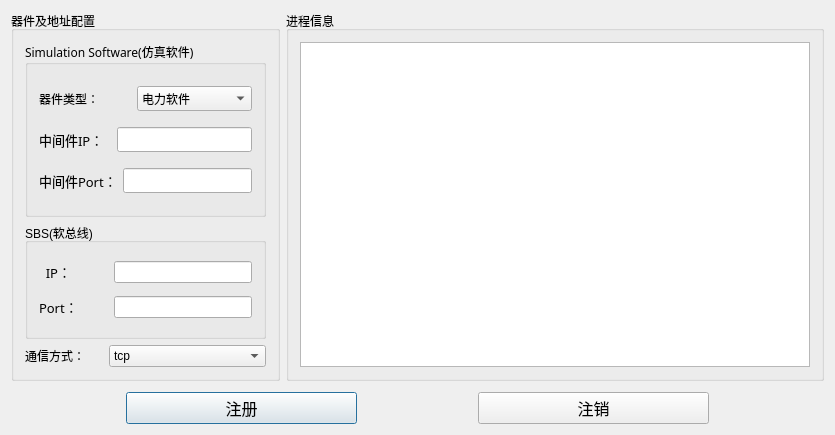
<?xml version="1.0" encoding="UTF-8"?>
<ui version="4.0">
 <class>MidSoftUI</class>
 <widget class="QDialog" name="MidSoftUI">
  <property name="geometry">
   <rect>
    <x>0</x>
    <y>0</y>
    <width>835</width>
    <height>435</height>
   </rect>
  </property>
  <property name="windowTitle">
   <string>MidSoftUI</string>
  </property>
  <property name="windowIcon">
   <iconset resource="minsoft.qrc">
    <normaloff>:/power_32.png</normaloff>:/power_32.png</iconset>
  </property>
  <layout class="QVBoxLayout" name="verticalLayout_4">
   <item>
    <layout class="QHBoxLayout" name="horizontalLayout_9" stretch="1,2">
     <item>
      <widget class="QGroupBox" name="groupBox_3">
       <property name="title">
        <string>器件及地址配置</string>
       </property>
       <layout class="QVBoxLayout" name="verticalLayout_2" stretch="3,2,1">
        <item>
         <widget class="QGroupBox" name="groupBox_2">
          <property name="font">
           <font>
            <family>宋体</family>
           </font>
          </property>
          <property name="title">
           <string>Simulation Software(仿真软件)</string>
          </property>
          <layout class="QVBoxLayout" name="verticalLayout">
           <item>
            <layout class="QHBoxLayout" name="horizontalLayout" stretch="1,2">
             <item>
              <widget class="QLabel" name="label_8">
               <property name="font">
                <font>
                 <family>Agency FB</family>
                 <pointsize>9</pointsize>
                 <weight>50</weight>
                 <bold>false</bold>
                </font>
               </property>
               <property name="text">
                <string>器件类型：          </string>
               </property>
              </widget>
             </item>
             <item>
              <widget class="QComboBox" name="comboBox_2">
               <item>
                <property name="text">
                 <string>电力软件</string>
                </property>
               </item>
               <item>
                <property name="text">
                 <string>通信软件</string>
                </property>
               </item>
               <item>
                <property name="text">
                 <string>电力应用</string>
                </property>
               </item>
              </widget>
             </item>
            </layout>
           </item>
           <item>
            <layout class="QHBoxLayout" name="horizontalLayout_3" stretch="1,2">
             <item>
              <widget class="QLabel" name="label_4">
               <property name="font">
                <font>
                 <family>宋体</family>
                 <pointsize>10</pointsize>
                 <weight>50</weight>
                 <bold>false</bold>
                </font>
               </property>
               <property name="text">
                <string>中间件IP：  </string>
               </property>
              </widget>
             </item>
             <item>
              <widget class="QLineEdit" name="lineEdit_3"/>
             </item>
            </layout>
           </item>
           <item>
            <layout class="QHBoxLayout" name="horizontalLayout_4" stretch="1,2">
             <item>
              <widget class="QLabel" name="label_5">
               <property name="font">
                <font>
                 <family>宋体</family>
                 <pointsize>10</pointsize>
                 <weight>50</weight>
                 <bold>false</bold>
                </font>
               </property>
               <property name="text">
                <string>中间件Port：</string>
               </property>
              </widget>
             </item>
             <item>
              <widget class="QLineEdit" name="lineEdit_4"/>
             </item>
            </layout>
           </item>
          </layout>
         </widget>
        </item>
        <item>
         <widget class="QGroupBox" name="groupBox">
          <property name="title">
           <string>SBS(软总线)</string>
          </property>
          <layout class="QVBoxLayout" name="verticalLayout_3">
           <item>
            <layout class="QHBoxLayout" name="horizontalLayout_5" stretch="1,2">
             <item>
              <widget class="QLabel" name="label_2">
               <property name="font">
                <font>
                 <family>宋体</family>
                 <pointsize>10</pointsize>
                 <weight>50</weight>
                 <bold>false</bold>
                </font>
               </property>
               <property name="text">
                <string>  IP： </string>
               </property>
              </widget>
             </item>
             <item>
              <widget class="QLineEdit" name="lineEdit"/>
             </item>
            </layout>
           </item>
           <item>
            <layout class="QHBoxLayout" name="horizontalLayout_6" stretch="1,2">
             <item>
              <widget class="QLabel" name="label_3">
               <property name="font">
                <font>
                 <family>宋体</family>
                 <pointsize>10</pointsize>
                 <weight>50</weight>
                 <bold>false</bold>
                </font>
               </property>
               <property name="text">
                <string>Port： </string>
               </property>
              </widget>
             </item>
             <item>
              <widget class="QLineEdit" name="lineEdit_2"/>
             </item>
            </layout>
           </item>
          </layout>
         </widget>
        </item>
        <item>
         <layout class="QHBoxLayout" name="horizontalLayout_7" stretch="1,2">
          <item>
           <widget class="QLabel" name="label_7">
            <property name="font">
             <font>
              <family>Agency FB</family>
              <pointsize>9</pointsize>
              <weight>50</weight>
              <bold>false</bold>
             </font>
            </property>
            <property name="text">
             <string>通信方式：</string>
            </property>
           </widget>
          </item>
          <item>
           <widget class="QComboBox" name="comboBox">
            <item>
             <property name="text">
              <string>tcp</string>
             </property>
            </item>
            <item>
             <property name="text">
              <string>udp</string>
             </property>
            </item>
           </widget>
          </item>
         </layout>
        </item>
       </layout>
      </widget>
     </item>
     <item>
      <widget class="QGroupBox" name="groupBox_4">
       <property name="title">
        <string>进程信息</string>
       </property>
       <layout class="QHBoxLayout" name="horizontalLayout_8">
        <item>
         <widget class="QTableView" name="tableView"/>
        </item>
       </layout>
      </widget>
     </item>
    </layout>
   </item>
   <item>
    <spacer name="verticalSpacer">
     <property name="orientation">
      <enum>Qt::Vertical</enum>
     </property>
     <property name="sizeType">
      <enum>QSizePolicy::Fixed</enum>
     </property>
     <property name="sizeHint" stdset="0">
      <size>
       <width>1</width>
       <height>5</height>
      </size>
     </property>
    </spacer>
   </item>
   <item>
    <layout class="QHBoxLayout" name="horizontalLayout_10" stretch="1,2,1,2,1">
     <item>
      <spacer name="horizontalSpacer_3">
       <property name="orientation">
        <enum>Qt::Horizontal</enum>
       </property>
       <property name="sizeHint" stdset="0">
        <size>
         <width>40</width>
         <height>20</height>
        </size>
       </property>
      </spacer>
     </item>
     <item>
      <widget class="QPushButton" name="registerButton">
       <property name="font">
        <font>
         <family>隶书</family>
         <pointsize>12</pointsize>
         <weight>50</weight>
         <bold>false</bold>
        </font>
       </property>
       <property name="text">
        <string>注册</string>
       </property>
      </widget>
     </item>
     <item>
      <spacer name="horizontalSpacer_2">
       <property name="orientation">
        <enum>Qt::Horizontal</enum>
       </property>
       <property name="sizeHint" stdset="0">
        <size>
         <width>40</width>
         <height>20</height>
        </size>
       </property>
      </spacer>
     </item>
     <item>
      <widget class="QPushButton" name="unregisterButton">
       <property name="font">
        <font>
         <family>隶书</family>
         <pointsize>12</pointsize>
         <weight>50</weight>
         <bold>false</bold>
        </font>
       </property>
       <property name="text">
        <string>注销</string>
       </property>
      </widget>
     </item>
     <item>
      <spacer name="horizontalSpacer_4">
       <property name="orientation">
        <enum>Qt::Horizontal</enum>
       </property>
       <property name="sizeHint" stdset="0">
        <size>
         <width>40</width>
         <height>20</height>
        </size>
       </property>
      </spacer>
     </item>
    </layout>
   </item>
  </layout>
 </widget>
 <layoutdefault spacing="6" margin="11"/>
 <resources>
  <include location="minsoft.qrc"/>
 </resources>
 <connections/>
</ui>
